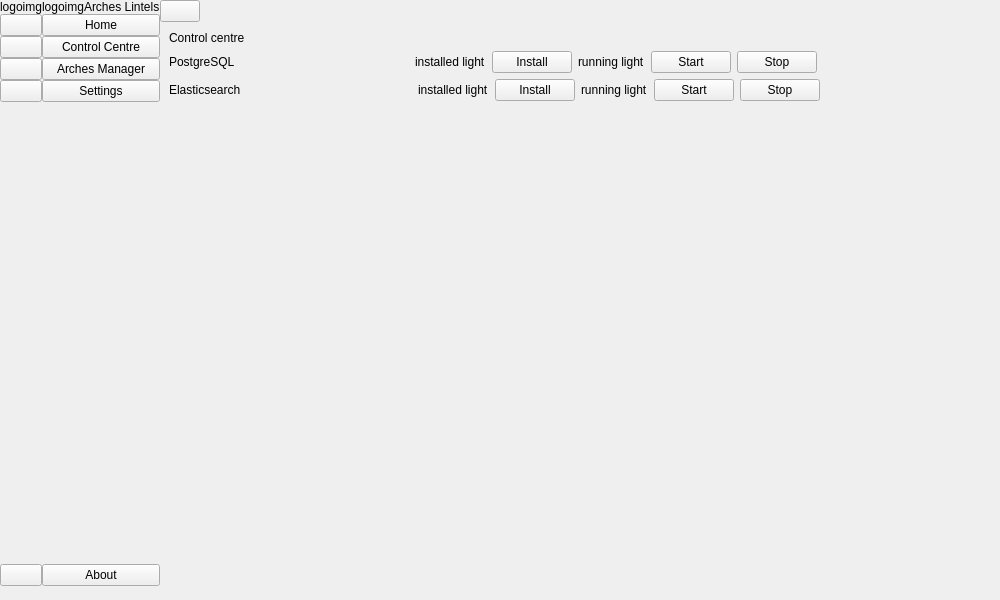
<?xml version="1.0" encoding="UTF-8"?>
<ui version="4.0">
 <class>MainWindow</class>
 <widget class="QMainWindow" name="MainWindow">
  <property name="windowModality">
   <enum>Qt::WindowModality::NonModal</enum>
  </property>
  <property name="geometry">
   <rect>
    <x>0</x>
    <y>0</y>
    <width>1000</width>
    <height>600</height>
   </rect>
  </property>
  <property name="windowTitle">
   <string>Arches Lintels</string>
  </property>
  <widget class="QWidget" name="centralwidget">
   <layout class="QGridLayout" name="gridLayout">
    <property name="leftMargin">
     <number>0</number>
    </property>
    <property name="topMargin">
     <number>0</number>
    </property>
    <property name="rightMargin">
     <number>0</number>
    </property>
    <property name="bottomMargin">
     <number>0</number>
    </property>
    <property name="spacing">
     <number>0</number>
    </property>
    <item row="0" column="0">
     <widget class="QWidget" name="iconOnlyMenu" native="true">
      <property name="enabled">
       <bool>true</bool>
      </property>
      <layout class="QVBoxLayout" name="verticalLayout_3">
       <property name="spacing">
        <number>0</number>
       </property>
       <property name="leftMargin">
        <number>0</number>
       </property>
       <property name="topMargin">
        <number>0</number>
       </property>
       <property name="rightMargin">
        <number>0</number>
       </property>
       <property name="bottomMargin">
        <number>0</number>
       </property>
       <item>
        <layout class="QHBoxLayout" name="horizontalLayout_2">
         <property name="spacing">
          <number>0</number>
         </property>
         <item>
          <widget class="QLabel" name="logoIconOnly">
           <property name="text">
            <string>logoimg</string>
           </property>
           <property name="alignment">
            <set>Qt::AlignmentFlag::AlignCenter</set>
           </property>
          </widget>
         </item>
        </layout>
       </item>
       <item>
        <layout class="QVBoxLayout" name="verticalLayout">
         <property name="spacing">
          <number>0</number>
         </property>
         <item>
          <widget class="QPushButton" name="homeButtonIconOnly">
           <property name="text">
            <string/>
           </property>
          </widget>
         </item>
         <item>
          <widget class="QPushButton" name="controlCentreIconOnly">
           <property name="text">
            <string/>
           </property>
          </widget>
         </item>
         <item>
          <widget class="QPushButton" name="archesCentreIconOnly">
           <property name="text">
            <string/>
           </property>
          </widget>
         </item>
         <item>
          <widget class="QPushButton" name="settingsIconOnly">
           <property name="text">
            <string/>
           </property>
          </widget>
         </item>
         <item>
          <spacer name="verticalSpacer">
           <property name="orientation">
            <enum>Qt::Orientation::Vertical</enum>
           </property>
           <property name="sizeHint" stdset="0">
            <size>
             <width>20</width>
             <height>428</height>
            </size>
           </property>
          </spacer>
         </item>
         <item>
          <widget class="QPushButton" name="aboutIconOnly">
           <property name="text">
            <string/>
           </property>
          </widget>
         </item>
         <item>
          <widget class="QLabel" name="versionIconOnly">
           <property name="text">
            <string/>
           </property>
           <property name="wordWrap">
            <bool>false</bool>
           </property>
          </widget>
         </item>
        </layout>
       </item>
      </layout>
     </widget>
    </item>
    <item row="0" column="2">
     <widget class="QWidget" name="mainWindow" native="true">
      <layout class="QVBoxLayout" name="verticalLayout_5">
       <property name="spacing">
        <number>0</number>
       </property>
       <property name="leftMargin">
        <number>0</number>
       </property>
       <property name="topMargin">
        <number>0</number>
       </property>
       <property name="rightMargin">
        <number>0</number>
       </property>
       <property name="bottomMargin">
        <number>0</number>
       </property>
       <item>
        <widget class="QWidget" name="topPanel" native="true">
         <layout class="QHBoxLayout" name="horizontalLayout_3">
          <property name="spacing">
           <number>0</number>
          </property>
          <property name="leftMargin">
           <number>0</number>
          </property>
          <property name="topMargin">
           <number>0</number>
          </property>
          <property name="rightMargin">
           <number>0</number>
          </property>
          <property name="bottomMargin">
           <number>0</number>
          </property>
          <item>
           <widget class="QPushButton" name="menuButton">
            <property name="text">
             <string/>
            </property>
            <property name="checkable">
             <bool>true</bool>
            </property>
           </widget>
          </item>
          <item>
           <spacer name="horizontalSpacer_3">
            <property name="orientation">
             <enum>Qt::Orientation::Horizontal</enum>
            </property>
            <property name="sizeHint" stdset="0">
             <size>
              <width>737</width>
              <height>20</height>
             </size>
            </property>
           </spacer>
          </item>
         </layout>
        </widget>
       </item>
       <item>
        <widget class="QStackedWidget" name="stackedWidget">
         <property name="currentIndex">
          <number>1</number>
         </property>
         <widget class="QWidget" name="homePage">
          <widget class="QLabel" name="label">
           <property name="geometry">
            <rect>
             <x>220</x>
             <y>90</y>
             <width>311</width>
             <height>51</height>
            </rect>
           </property>
           <property name="text">
            <string>Welcome to Arches Lintels</string>
           </property>
          </widget>
         </widget>
         <widget class="QWidget" name="controlCentrePage">
          <layout class="QVBoxLayout" name="verticalLayout_6">
           <item>
            <widget class="QLabel" name="controlCentreTitle">
             <property name="text">
              <string>Control centre</string>
             </property>
            </widget>
           </item>
           <item>
            <layout class="QVBoxLayout" name="verticalLayout_10">
             <item>
              <layout class="QHBoxLayout" name="ccPostgresLayout">
               <item>
                <widget class="QLabel" name="label_11">
                 <property name="text">
                  <string>PostgreSQL</string>
                 </property>
                </widget>
               </item>
               <item>
                <spacer name="horizontalSpacer_7">
                 <property name="orientation">
                  <enum>Qt::Orientation::Horizontal</enum>
                 </property>
                 <property name="sizeHint" stdset="0">
                  <size>
                   <width>40</width>
                   <height>20</height>
                  </size>
                 </property>
                </spacer>
               </item>
               <item>
                <widget class="QLabel" name="postgresInstalledLabel">
                 <property name="text">
                  <string>installed light</string>
                 </property>
                </widget>
               </item>
               <item>
                <widget class="QPushButton" name="postgresInstallButton">
                 <property name="text">
                  <string>Install</string>
                 </property>
                </widget>
               </item>
               <item>
                <widget class="QLabel" name="postgresRunningLabel">
                 <property name="text">
                  <string>running light</string>
                 </property>
                </widget>
               </item>
               <item>
                <widget class="QPushButton" name="postgresRunButton">
                 <property name="text">
                  <string>Start</string>
                 </property>
                </widget>
               </item>
               <item>
                <widget class="QPushButton" name="postgresStopButton">
                 <property name="text">
                  <string>Stop</string>
                 </property>
                </widget>
               </item>
               <item>
                <spacer name="horizontalSpacer_2">
                 <property name="orientation">
                  <enum>Qt::Orientation::Horizontal</enum>
                 </property>
                 <property name="sizeHint" stdset="0">
                  <size>
                   <width>40</width>
                   <height>20</height>
                  </size>
                 </property>
                </spacer>
               </item>
              </layout>
             </item>
             <item>
              <layout class="QHBoxLayout" name="ccElasticLayout">
               <item>
                <widget class="QLabel" name="label_14">
                 <property name="text">
                  <string>Elasticsearch</string>
                 </property>
                </widget>
               </item>
               <item>
                <spacer name="horizontalSpacer_4">
                 <property name="orientation">
                  <enum>Qt::Orientation::Horizontal</enum>
                 </property>
                 <property name="sizeHint" stdset="0">
                  <size>
                   <width>40</width>
                   <height>20</height>
                  </size>
                 </property>
                </spacer>
               </item>
               <item>
                <widget class="QLabel" name="elasticInstalledLabel">
                 <property name="text">
                  <string>installed light</string>
                 </property>
                </widget>
               </item>
               <item>
                <widget class="QPushButton" name="elasticInstallButton">
                 <property name="text">
                  <string>Install</string>
                 </property>
                </widget>
               </item>
               <item>
                <widget class="QLabel" name="elasticStartLabel">
                 <property name="text">
                  <string>running light</string>
                 </property>
                </widget>
               </item>
               <item>
                <widget class="QPushButton" name="elasticStartButton">
                 <property name="text">
                  <string>Start</string>
                 </property>
                </widget>
               </item>
               <item>
                <widget class="QPushButton" name="elasticStopButton">
                 <property name="text">
                  <string>Stop</string>
                 </property>
                </widget>
               </item>
               <item>
                <spacer name="horizontalSpacer_6">
                 <property name="orientation">
                  <enum>Qt::Orientation::Horizontal</enum>
                 </property>
                 <property name="sizeHint" stdset="0">
                  <size>
                   <width>40</width>
                   <height>20</height>
                  </size>
                 </property>
                </spacer>
               </item>
              </layout>
             </item>
             <item>
              <layout class="QHBoxLayout" name="horizontalLayout_4"/>
             </item>
             <item>
              <layout class="QHBoxLayout" name="horizontalLayout_5"/>
             </item>
            </layout>
           </item>
           <item>
            <spacer name="verticalSpacer_4">
             <property name="orientation">
              <enum>Qt::Orientation::Vertical</enum>
             </property>
             <property name="sizeHint" stdset="0">
              <size>
               <width>20</width>
               <height>40</height>
              </size>
             </property>
            </spacer>
           </item>
          </layout>
         </widget>
         <widget class="QWidget" name="archesPage">
          <widget class="QLabel" name="label_3">
           <property name="geometry">
            <rect>
             <x>320</x>
             <y>210</y>
             <width>141</width>
             <height>41</height>
            </rect>
           </property>
           <property name="text">
            <string>Arches manager</string>
           </property>
          </widget>
         </widget>
         <widget class="QWidget" name="settingsPage">
          <layout class="QVBoxLayout" name="verticalLayout_7">
           <item>
            <widget class="QLabel" name="settingsTitle">
             <property name="text">
              <string>Settings</string>
             </property>
            </widget>
           </item>
           <item>
            <layout class="QVBoxLayout" name="verticalLayout_9">
             <item>
              <widget class="QLabel" name="uiLabel">
               <property name="text">
                <string>User interface</string>
               </property>
              </widget>
             </item>
             <item>
              <layout class="QHBoxLayout" name="themeLayout">
               <item>
                <widget class="QLabel" name="label_8">
                 <property name="text">
                  <string>Theme</string>
                 </property>
                </widget>
               </item>
               <item>
                <spacer name="horizontalSpacer_5">
                 <property name="orientation">
                  <enum>Qt::Orientation::Horizontal</enum>
                 </property>
                 <property name="sizeHint" stdset="0">
                  <size>
                   <width>40</width>
                   <height>20</height>
                  </size>
                 </property>
                </spacer>
               </item>
               <item>
                <widget class="QComboBox" name="themeCombo">
                 <item>
                  <property name="text">
                   <string>Light mode</string>
                  </property>
                 </item>
                 <item>
                  <property name="text">
                   <string>Dark mode</string>
                  </property>
                 </item>
                 <item>
                  <property name="text">
                   <string>Automatic</string>
                  </property>
                 </item>
                </widget>
               </item>
              </layout>
             </item>
            </layout>
           </item>
           <item>
            <spacer name="horizontalSpacer">
             <property name="orientation">
              <enum>Qt::Orientation::Horizontal</enum>
             </property>
             <property name="sizeHint" stdset="0">
              <size>
               <width>40</width>
               <height>20</height>
              </size>
             </property>
            </spacer>
           </item>
           <item>
            <layout class="QVBoxLayout" name="installDirsLayout">
             <item>
              <widget class="QLabel" name="installDirsLabel">
               <property name="text">
                <string>Install locations</string>
               </property>
              </widget>
             </item>
             <item>
              <layout class="QHBoxLayout" name="lintelsLayout">
               <item>
                <widget class="QLabel" name="label_4">
                 <property name="minimumSize">
                  <size>
                   <width>250</width>
                   <height>0</height>
                  </size>
                 </property>
                 <property name="text">
                  <string>Lintels path</string>
                 </property>
                </widget>
               </item>
               <item>
                <widget class="QLineEdit" name="filePathLintels">
                 <property name="readOnly">
                  <bool>true</bool>
                 </property>
                </widget>
               </item>
               <item>
                <widget class="QPushButton" name="fileBrowseLintels">
                 <property name="text">
                  <string>Browse</string>
                 </property>
                </widget>
               </item>
              </layout>
             </item>
             <item>
              <layout class="QHBoxLayout" name="pythonLayout">
               <item>
                <widget class="QLabel" name="label_6">
                 <property name="minimumSize">
                  <size>
                   <width>250</width>
                   <height>0</height>
                  </size>
                 </property>
                 <property name="text">
                  <string>Python path</string>
                 </property>
                </widget>
               </item>
               <item>
                <widget class="QLineEdit" name="filePathPython">
                 <property name="readOnly">
                  <bool>true</bool>
                 </property>
                </widget>
               </item>
               <item>
                <widget class="QPushButton" name="fileBrowsePython">
                 <property name="text">
                  <string>Browse</string>
                 </property>
                </widget>
               </item>
              </layout>
             </item>
             <item>
              <layout class="QHBoxLayout" name="postgresLayout">
               <item>
                <widget class="QLabel" name="label_9">
                 <property name="minimumSize">
                  <size>
                   <width>250</width>
                   <height>0</height>
                  </size>
                 </property>
                 <property name="text">
                  <string>PostgreSQL path</string>
                 </property>
                </widget>
               </item>
               <item>
                <widget class="QLineEdit" name="filePathPostgres"/>
               </item>
               <item>
                <widget class="QPushButton" name="fileBrowsePostgres">
                 <property name="text">
                  <string>Browse</string>
                 </property>
                </widget>
               </item>
              </layout>
             </item>
             <item>
              <layout class="QHBoxLayout" name="postgisLayout">
               <item>
                <widget class="QLabel" name="label_12">
                 <property name="minimumSize">
                  <size>
                   <width>250</width>
                   <height>0</height>
                  </size>
                 </property>
                 <property name="text">
                  <string>PostGIS path</string>
                 </property>
                </widget>
               </item>
               <item>
                <widget class="QLineEdit" name="filePathPostgis"/>
               </item>
               <item>
                <widget class="QPushButton" name="fileBrowsePostgis">
                 <property name="text">
                  <string>Browse</string>
                 </property>
                </widget>
               </item>
              </layout>
             </item>
             <item>
              <layout class="QHBoxLayout" name="elasticLayout">
               <item>
                <widget class="QLabel" name="label_7">
                 <property name="minimumSize">
                  <size>
                   <width>250</width>
                   <height>0</height>
                  </size>
                 </property>
                 <property name="text">
                  <string>Elasticsearch path</string>
                 </property>
                </widget>
               </item>
               <item>
                <widget class="QLineEdit" name="filePathElastic">
                 <property name="readOnly">
                  <bool>true</bool>
                 </property>
                </widget>
               </item>
               <item>
                <widget class="QPushButton" name="fileBrowseElastic">
                 <property name="text">
                  <string>Browse</string>
                 </property>
                </widget>
               </item>
              </layout>
             </item>
             <item>
              <layout class="QHBoxLayout" name="nodejsLayout">
               <item>
                <widget class="QLabel" name="label_10">
                 <property name="minimumSize">
                  <size>
                   <width>250</width>
                   <height>0</height>
                  </size>
                 </property>
                 <property name="text">
                  <string>NodeJS path</string>
                 </property>
                </widget>
               </item>
               <item>
                <widget class="QLineEdit" name="filePathNodejs"/>
               </item>
               <item>
                <widget class="QPushButton" name="fileBrowseNodejs">
                 <property name="text">
                  <string>Browse</string>
                 </property>
                </widget>
               </item>
              </layout>
             </item>
             <item>
              <layout class="QHBoxLayout" name="gdalLayout">
               <item>
                <widget class="QLabel" name="label_13">
                 <property name="minimumSize">
                  <size>
                   <width>250</width>
                   <height>0</height>
                  </size>
                 </property>
                 <property name="text">
                  <string>GDAL path</string>
                 </property>
                </widget>
               </item>
               <item>
                <widget class="QLineEdit" name="filePathGdal"/>
               </item>
               <item>
                <widget class="QPushButton" name="fileBrowseGdal">
                 <property name="text">
                  <string>Browse</string>
                 </property>
                </widget>
               </item>
              </layout>
             </item>
            </layout>
           </item>
           <item>
            <spacer name="verticalSpacer_3">
             <property name="orientation">
              <enum>Qt::Orientation::Vertical</enum>
             </property>
             <property name="sizeHint" stdset="0">
              <size>
               <width>20</width>
               <height>366</height>
              </size>
             </property>
            </spacer>
           </item>
          </layout>
         </widget>
         <widget class="QWidget" name="aboutPage">
          <widget class="QLabel" name="label_5">
           <property name="geometry">
            <rect>
             <x>160</x>
             <y>110</y>
             <width>311</width>
             <height>61</height>
            </rect>
           </property>
           <property name="text">
            <string>What is Arches Lintels?</string>
           </property>
          </widget>
         </widget>
        </widget>
       </item>
      </layout>
     </widget>
    </item>
    <item row="0" column="1">
     <widget class="QWidget" name="fullMenu" native="true">
      <layout class="QVBoxLayout" name="verticalLayout_4">
       <property name="spacing">
        <number>0</number>
       </property>
       <property name="leftMargin">
        <number>0</number>
       </property>
       <property name="topMargin">
        <number>0</number>
       </property>
       <property name="rightMargin">
        <number>0</number>
       </property>
       <property name="bottomMargin">
        <number>0</number>
       </property>
       <item>
        <layout class="QHBoxLayout" name="horizontalLayout">
         <property name="spacing">
          <number>0</number>
         </property>
         <item>
          <widget class="QLabel" name="logoIconFull">
           <property name="text">
            <string>logoimg</string>
           </property>
          </widget>
         </item>
         <item>
          <widget class="QLabel" name="logoTextFull">
           <property name="text">
            <string>Arches Lintels</string>
           </property>
          </widget>
         </item>
        </layout>
       </item>
       <item>
        <layout class="QVBoxLayout" name="verticalLayout_2">
         <property name="spacing">
          <number>0</number>
         </property>
         <item>
          <widget class="QPushButton" name="homeFull">
           <property name="text">
            <string>Home</string>
           </property>
           <property name="iconSize">
            <size>
             <width>15</width>
             <height>15</height>
            </size>
           </property>
          </widget>
         </item>
         <item>
          <widget class="QPushButton" name="controlCentreFull">
           <property name="text">
            <string>Control Centre</string>
           </property>
           <property name="iconSize">
            <size>
             <width>15</width>
             <height>15</height>
            </size>
           </property>
          </widget>
         </item>
         <item>
          <widget class="QPushButton" name="archesCentreFull">
           <property name="text">
            <string>Arches Manager</string>
           </property>
           <property name="iconSize">
            <size>
             <width>15</width>
             <height>15</height>
            </size>
           </property>
          </widget>
         </item>
         <item>
          <widget class="QPushButton" name="settingsFull">
           <property name="text">
            <string>Settings</string>
           </property>
           <property name="iconSize">
            <size>
             <width>15</width>
             <height>15</height>
            </size>
           </property>
          </widget>
         </item>
         <item>
          <spacer name="verticalSpacer_2">
           <property name="orientation">
            <enum>Qt::Orientation::Vertical</enum>
           </property>
           <property name="sizeHint" stdset="0">
            <size>
             <width>20</width>
             <height>428</height>
            </size>
           </property>
          </spacer>
         </item>
         <item>
          <widget class="QPushButton" name="aboutFull">
           <property name="text">
            <string>About</string>
           </property>
           <property name="iconSize">
            <size>
             <width>15</width>
             <height>15</height>
            </size>
           </property>
          </widget>
         </item>
         <item>
          <widget class="QLabel" name="versionFull">
           <property name="text">
            <string/>
           </property>
           <property name="wordWrap">
            <bool>true</bool>
           </property>
          </widget>
         </item>
        </layout>
       </item>
      </layout>
     </widget>
    </item>
   </layout>
  </widget>
  <action name="actionmore">
   <property name="text">
    <string>more</string>
   </property>
  </action>
 </widget>
 <resources/>
 <connections/>
</ui>
